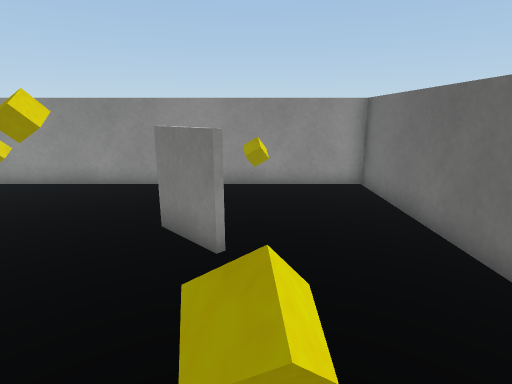
View 1 (above)

16 first-person views from a walk through a Unity game level. The camera is 1.2 m above the floor, tilts 14° down and sees 80° across. The floor is counted in squares, 0.5 m on a side. Each view is taken from the middle of a square. On the plan, view 1 faces up. The plan holds only what a view shows up to about 19 squares ahead; the rest is blank. The player is left out. Surface patterns are stand-ins for the level's own textures.

View 2
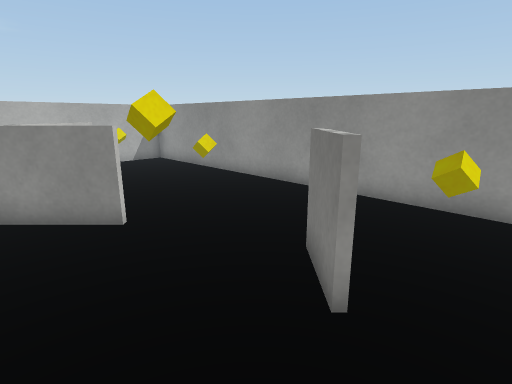

View 3
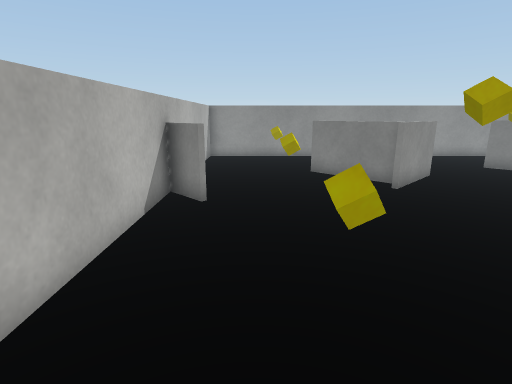

View 4
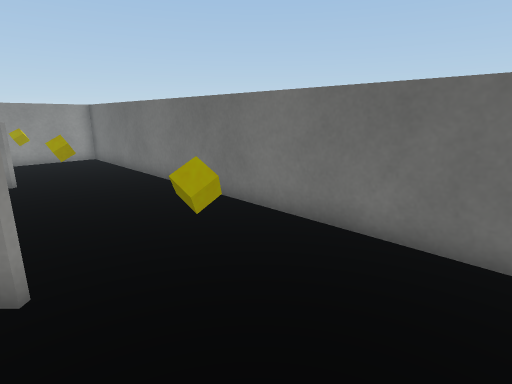

View 5
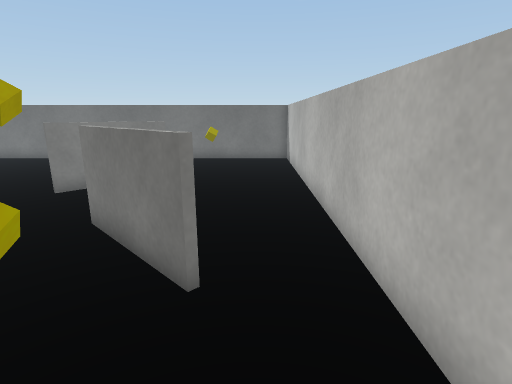

View 6
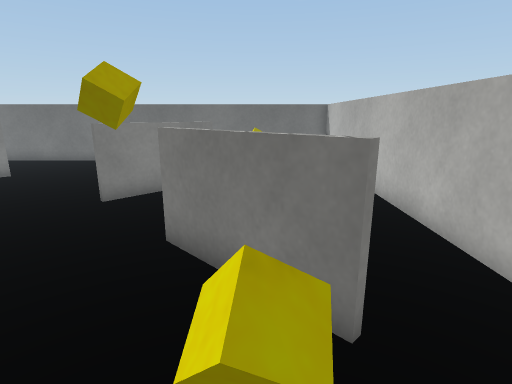

View 7
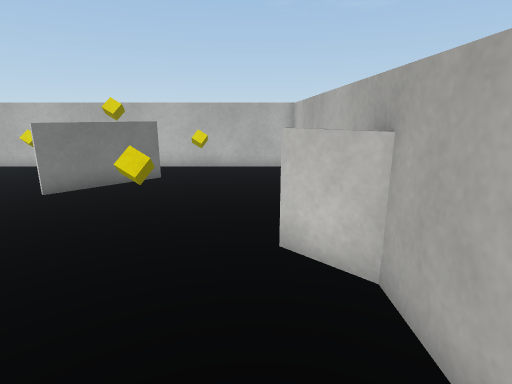

View 8
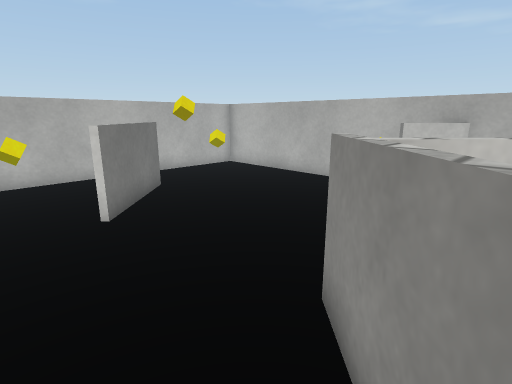

View 9
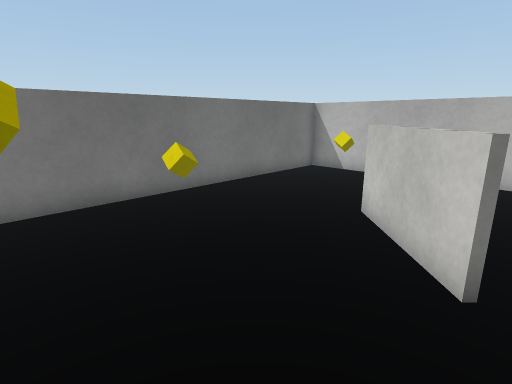

View 10
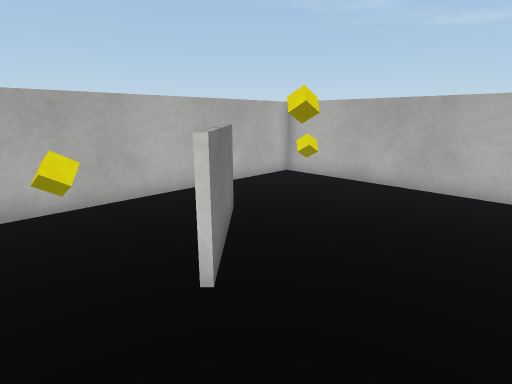

View 11
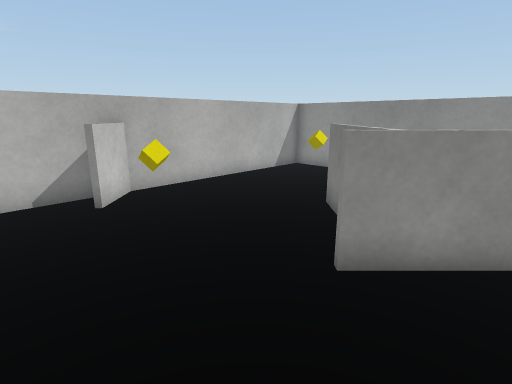

View 12
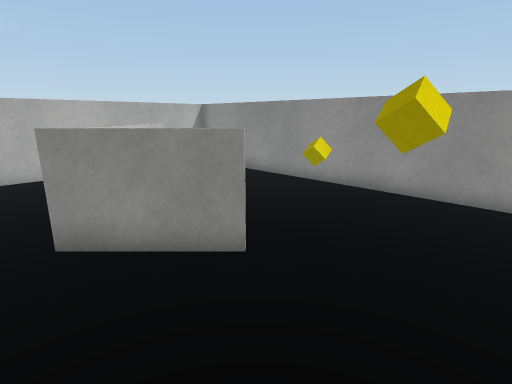

View 13
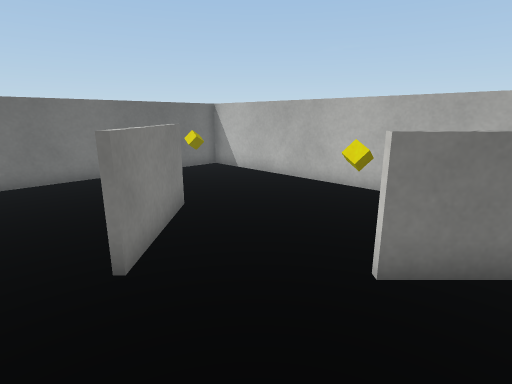

View 14
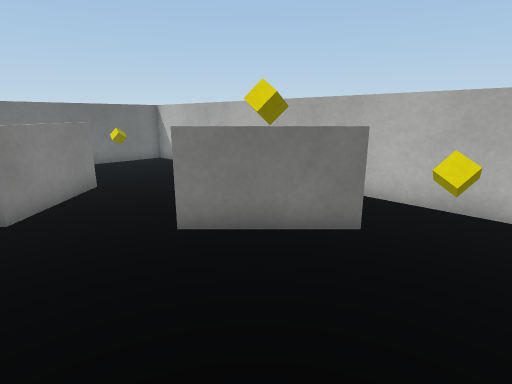

View 15
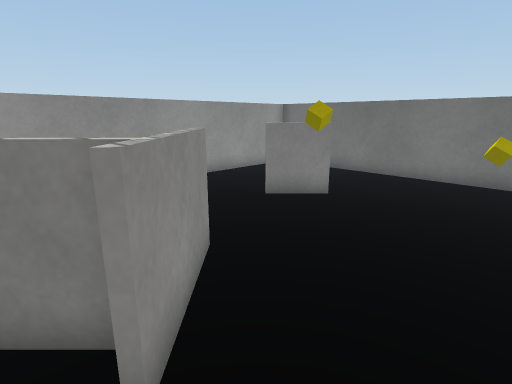

View 16
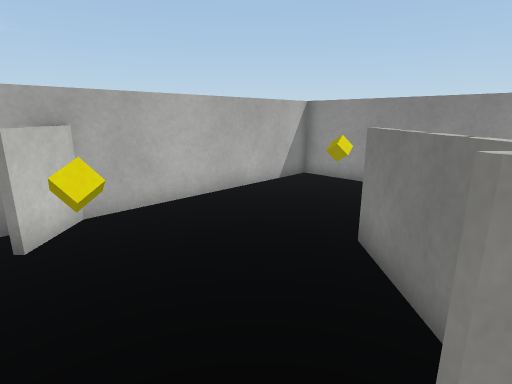

### Floor plan
Points are (right, up) in squares from view 1. A wall is a line through its corners. A room is listed if a view was taken in it or the views show most of it. See-through windows are left out.
Room 1 (views 1, 2, 3, 4, 5, 6, 7, 8, 9, 10, 11, 12, 13, 14, 15, 16)
walls: (-4.4, -0.5) (-1.5, -3.4); (-7.8, 2.7) (-10.6, 5.5); (-5.7, 4.6) (-8.2, 2); (-1.6, -3.5) (-4.6, -0.6); (-10.4, 5.6) (-7.7, 2.8); (-0.7, 5) (-2.2, 6.5); (-10.2, -6.1) (-7.3, -3.2); (-15.9, 2.1) (-14.4, 0.6); (-15.8, -8.8) (3.8, -8.8) (3.8, 10.8) (-15.8, 10.8) (-15.8, -8.8)
ways out: gap at (-8, 4)
objects: cube (-12, -5); cube (-12, 1); cube (-12, 7); cube (-6, -5); cube (-6, 7); cube (0, -5); cube (0, 1); cube (0, 7)

Positions as (right, up) in squares from view 1, and headings:
1: (0, 0), facing up
2: (1, 2), facing up-left
3: (-13, -8), facing up
4: (-2, -8), facing up-right
5: (-14, -7), facing right
6: (-13, -5), facing right
7: (-14, 6), facing down
8: (-5, 4), facing down-left
9: (-5, 4), facing down-right
10: (-5, 0), facing down-left
11: (-6, -2), facing up-left
12: (-2, 1), facing up-left
13: (-9, 1), facing down-right
14: (-13, 0), facing down-right
15: (-9, 0), facing up-right
16: (-8, 0), facing up-left
